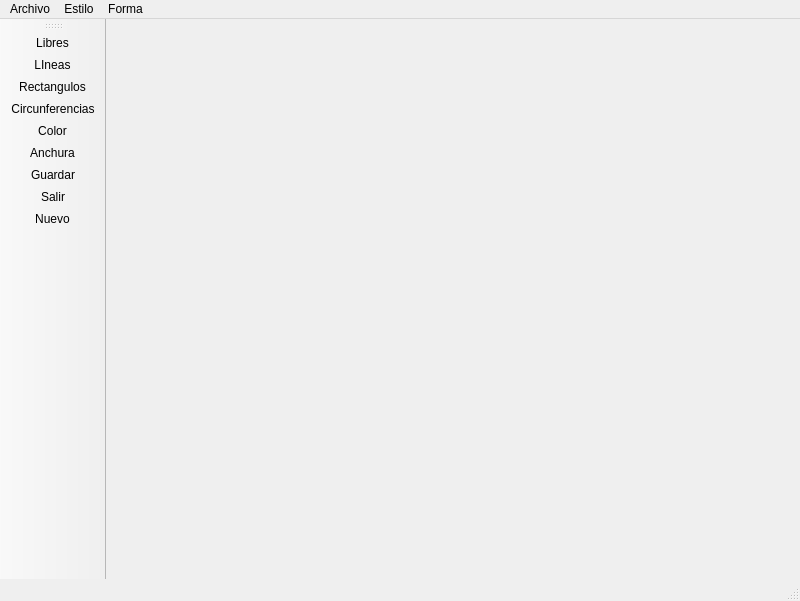
<?xml version="1.0" encoding="UTF-8"?>
<ui version="4.0">
 <class>Principal</class>
 <widget class="QMainWindow" name="Principal">
  <property name="geometry">
   <rect>
    <x>0</x>
    <y>0</y>
    <width>800</width>
    <height>601</height>
   </rect>
  </property>
  <property name="windowTitle">
   <string>Principal</string>
  </property>
  <property name="windowIcon">
   <iconset resource="Recursos.qrc">
    <normaloff>:/imagenes/Recursos/paint.png</normaloff>:/imagenes/Recursos/paint.png</iconset>
  </property>
  <widget class="QWidget" name="centralwidget"/>
  <widget class="QMenuBar" name="menubar">
   <property name="geometry">
    <rect>
     <x>0</x>
     <y>0</y>
     <width>800</width>
     <height>25</height>
    </rect>
   </property>
   <widget class="QMenu" name="menuArchivo">
    <property name="title">
     <string>Archivo</string>
    </property>
    <addaction name="actionNuevo"/>
    <addaction name="actionGuardar"/>
    <addaction name="actionSalir"/>
   </widget>
   <widget class="QMenu" name="menuEstilo">
    <property name="title">
     <string>Estilo</string>
    </property>
    <addaction name="actionColor"/>
    <addaction name="actionAnchura"/>
   </widget>
   <widget class="QMenu" name="menuForma">
    <property name="title">
     <string>Forma</string>
    </property>
    <addaction name="actionLibres"/>
    <addaction name="actionLIneas"/>
    <addaction name="actionRectangulos"/>
    <addaction name="actionCircunferencias"/>
   </widget>
   <addaction name="menuArchivo"/>
   <addaction name="menuEstilo"/>
   <addaction name="menuForma"/>
  </widget>
  <widget class="QStatusBar" name="statusbar"/>
  <widget class="QToolBar" name="toolBar">
   <property name="windowTitle">
    <string>toolBar</string>
   </property>
   <attribute name="toolBarArea">
    <enum>LeftToolBarArea</enum>
   </attribute>
   <attribute name="toolBarBreak">
    <bool>false</bool>
   </attribute>
   <addaction name="actionLibres"/>
   <addaction name="actionLIneas"/>
   <addaction name="actionRectangulos"/>
   <addaction name="actionCircunferencias"/>
   <addaction name="actionColor"/>
   <addaction name="actionAnchura"/>
   <addaction name="actionGuardar"/>
   <addaction name="actionSalir"/>
   <addaction name="actionNuevo"/>
  </widget>
  <action name="actionLibres">
   <property name="icon">
    <iconset resource="Recursos.qrc">
     <normaloff>:/imagenes/Recursos/linea-curva-vectorial.png</normaloff>:/imagenes/Recursos/linea-curva-vectorial.png</iconset>
   </property>
   <property name="text">
    <string>Libres</string>
   </property>
  </action>
  <action name="actionLIneas">
   <property name="icon">
    <iconset resource="Recursos.qrc">
     <normaloff>:/imagenes/Recursos/linea-diagonal.png</normaloff>:/imagenes/Recursos/linea-diagonal.png</iconset>
   </property>
   <property name="text">
    <string>LIneas</string>
   </property>
  </action>
  <action name="actionRectangulos">
   <property name="icon">
    <iconset resource="Recursos.qrc">
     <normaloff>:/imagenes/Recursos/contorno-de-forma-geometrica-rectangular.png</normaloff>:/imagenes/Recursos/contorno-de-forma-geometrica-rectangular.png</iconset>
   </property>
   <property name="text">
    <string>Rectangulos</string>
   </property>
  </action>
  <action name="actionCircunferencias">
   <property name="icon">
    <iconset resource="Recursos.qrc">
     <normaloff>:/imagenes/Recursos/lavado-en-seco.png</normaloff>:/imagenes/Recursos/lavado-en-seco.png</iconset>
   </property>
   <property name="text">
    <string>Circunferencias</string>
   </property>
  </action>
  <action name="actionNuevo">
   <property name="icon">
    <iconset resource="Recursos.qrc">
     <normaloff>:/imagenes/Recursos/agregar-archivo.png</normaloff>:/imagenes/Recursos/agregar-archivo.png</iconset>
   </property>
   <property name="text">
    <string>Nuevo</string>
   </property>
  </action>
  <action name="actionGuardar">
   <property name="icon">
    <iconset resource="Recursos.qrc">
     <normaloff>:/imagenes/Recursos/disco-flexible.png</normaloff>:/imagenes/Recursos/disco-flexible.png</iconset>
   </property>
   <property name="text">
    <string>Guardar</string>
   </property>
  </action>
  <action name="actionSalir">
   <property name="icon">
    <iconset resource="Recursos.qrc">
     <normaloff>:/imagenes/Recursos/cerrar-sesion.png</normaloff>:/imagenes/Recursos/cerrar-sesion.png</iconset>
   </property>
   <property name="text">
    <string>Salir</string>
   </property>
  </action>
  <action name="actionColor">
   <property name="icon">
    <iconset resource="Recursos.qrc">
     <normaloff>:/imagenes/Recursos/rueda-de-color.png</normaloff>:/imagenes/Recursos/rueda-de-color.png</iconset>
   </property>
   <property name="text">
    <string>Color</string>
   </property>
  </action>
  <action name="actionAnchura">
   <property name="icon">
    <iconset resource="Recursos.qrc">
     <normaloff>:/imagenes/Recursos/anchura.png</normaloff>:/imagenes/Recursos/anchura.png</iconset>
   </property>
   <property name="text">
    <string>Anchura</string>
   </property>
  </action>
 </widget>
 <resources>
  <include location="Recursos.qrc"/>
 </resources>
 <connections/>
</ui>
